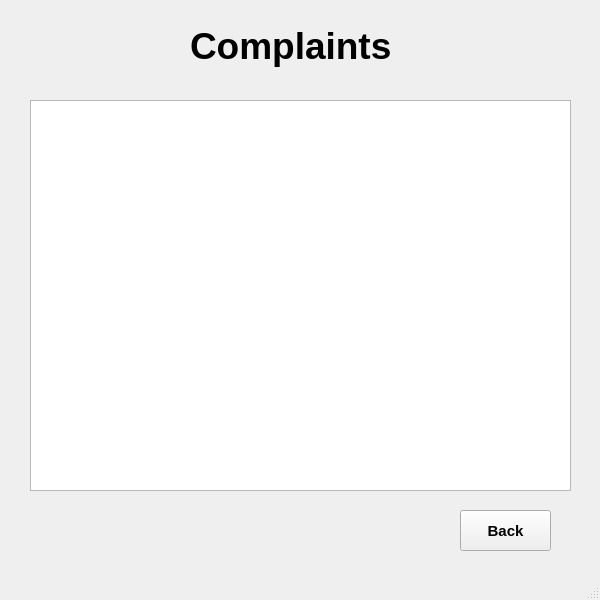
<?xml version="1.0" encoding="UTF-8"?>
<ui version="4.0">
 <class>complaintsAdmin</class>
 <widget class="QMainWindow" name="complaintsAdmin">
  <property name="geometry">
   <rect>
    <x>0</x>
    <y>0</y>
    <width>600</width>
    <height>600</height>
   </rect>
  </property>
  <property name="windowTitle">
   <string>MainWindow</string>
  </property>
  <widget class="QWidget" name="centralwidget">
   <widget class="QLabel" name="label">
    <property name="geometry">
     <rect>
      <x>190</x>
      <y>10</y>
      <width>231</width>
      <height>71</height>
     </rect>
    </property>
    <property name="font">
     <font>
      <pointsize>28</pointsize>
      <bold>true</bold>
     </font>
    </property>
    <property name="text">
     <string>Complaints</string>
    </property>
   </widget>
   <widget class="QTableWidget" name="tableWidget">
    <property name="geometry">
     <rect>
      <x>30</x>
      <y>100</y>
      <width>541</width>
      <height>391</height>
     </rect>
    </property>
   </widget>
   <widget class="QPushButton" name="pushButton">
    <property name="geometry">
     <rect>
      <x>460</x>
      <y>510</y>
      <width>91</width>
      <height>41</height>
     </rect>
    </property>
    <property name="font">
     <font>
      <pointsize>11</pointsize>
      <bold>true</bold>
     </font>
    </property>
    <property name="text">
     <string>Back</string>
    </property>
   </widget>
  </widget>
  <widget class="QMenuBar" name="menubar">
   <property name="geometry">
    <rect>
     <x>0</x>
     <y>0</y>
     <width>600</width>
     <height>21</height>
    </rect>
   </property>
  </widget>
  <widget class="QStatusBar" name="statusbar"/>
 </widget>
 <resources/>
 <connections/>
</ui>
